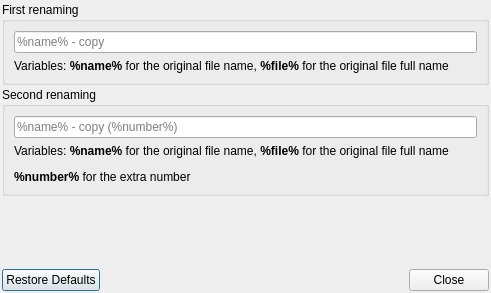
<?xml version="1.0" encoding="UTF-8"?>
<ui version="4.0">
 <class>RenamingRules</class>
 <widget class="QDialog" name="RenamingRules">
  <property name="geometry">
   <rect>
    <x>0</x>
    <y>0</y>
    <width>491</width>
    <height>293</height>
   </rect>
  </property>
  <property name="windowTitle">
   <string>Renaming rules</string>
  </property>
  <layout class="QVBoxLayout" name="verticalLayout_3">
   <property name="spacing">
    <number>2</number>
   </property>
   <property name="leftMargin">
    <number>2</number>
   </property>
   <property name="topMargin">
    <number>2</number>
   </property>
   <property name="rightMargin">
    <number>2</number>
   </property>
   <property name="bottomMargin">
    <number>2</number>
   </property>
   <item>
    <widget class="QGroupBox" name="groupBox">
     <property name="title">
      <string>First renaming</string>
     </property>
     <layout class="QVBoxLayout" name="verticalLayout">
      <item>
       <widget class="QLineEdit" name="firstRenamingRule">
        <property name="placeholderText">
         <string extracomment="%name% should not be translated">%name% - copy</string>
        </property>
       </widget>
      </item>
      <item>
       <widget class="QLabel" name="label_3">
        <property name="text">
         <string extracomment=" should not be translated">&lt;html&gt;&lt;head/&gt;&lt;body&gt;&lt;p&gt;Variables: &lt;span style=&quot; font-weight:600;&quot;&gt;%name%&lt;/span&gt; for the original file name, &lt;span style=&quot; font-weight:600;&quot;&gt;%file%&lt;/span&gt; for the original file full name&lt;/p&gt;&lt;/body&gt;&lt;/html&gt;</string>
        </property>
       </widget>
      </item>
     </layout>
    </widget>
   </item>
   <item>
    <widget class="QGroupBox" name="groupBox_2">
     <property name="title">
      <string>Second renaming</string>
     </property>
     <layout class="QVBoxLayout" name="verticalLayout_2">
      <item>
       <widget class="QLineEdit" name="otherRenamingRule">
        <property name="placeholderText">
         <string extracomment="%name%, %number% should not be translated">%name% - copy (%number%)</string>
        </property>
       </widget>
      </item>
      <item>
       <widget class="QLabel" name="label_4">
        <property name="text">
         <string extracomment="%name%, %number% should not be translated">&lt;html&gt;&lt;head/&gt;&lt;body&gt;&lt;p&gt;Variables: &lt;span style=&quot; font-weight:600;&quot;&gt;%name%&lt;/span&gt; for the original file name, &lt;span style=&quot; font-weight:600;&quot;&gt;%file%&lt;/span&gt; for the original file full name&lt;/p&gt;&lt;p&gt;&lt;span style=&quot; font-weight:600;&quot;&gt;%number%&lt;/span&gt; for the extra number&lt;/p&gt;&lt;/body&gt;&lt;/html&gt;</string>
        </property>
       </widget>
      </item>
     </layout>
    </widget>
   </item>
   <item>
    <spacer name="verticalSpacer">
     <property name="orientation">
      <enum>Qt::Vertical</enum>
     </property>
     <property name="sizeHint" stdset="0">
      <size>
       <width>20</width>
       <height>1</height>
      </size>
     </property>
    </spacer>
   </item>
   <item>
    <widget class="QDialogButtonBox" name="buttonBox">
     <property name="orientation">
      <enum>Qt::Horizontal</enum>
     </property>
     <property name="standardButtons">
      <set>QDialogButtonBox::Close|QDialogButtonBox::RestoreDefaults</set>
     </property>
    </widget>
   </item>
  </layout>
 </widget>
 <resources/>
 <connections>
  <connection>
   <sender>buttonBox</sender>
   <signal>accepted()</signal>
   <receiver>RenamingRules</receiver>
   <slot>accept()</slot>
   <hints>
    <hint type="sourcelabel">
     <x>248</x>
     <y>254</y>
    </hint>
    <hint type="destinationlabel">
     <x>157</x>
     <y>274</y>
    </hint>
   </hints>
  </connection>
  <connection>
   <sender>buttonBox</sender>
   <signal>rejected()</signal>
   <receiver>RenamingRules</receiver>
   <slot>reject()</slot>
   <hints>
    <hint type="sourcelabel">
     <x>316</x>
     <y>260</y>
    </hint>
    <hint type="destinationlabel">
     <x>286</x>
     <y>274</y>
    </hint>
   </hints>
  </connection>
 </connections>
</ui>
